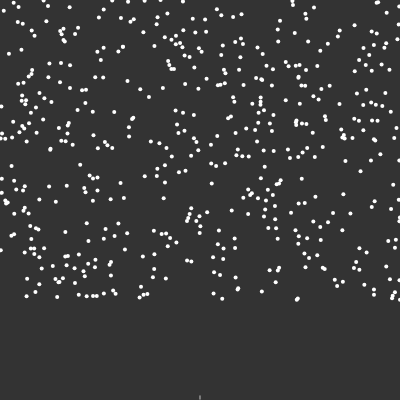
Frame 1 (no input)
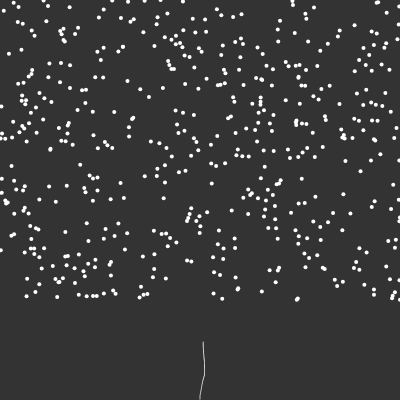
Frame 60 (no input)
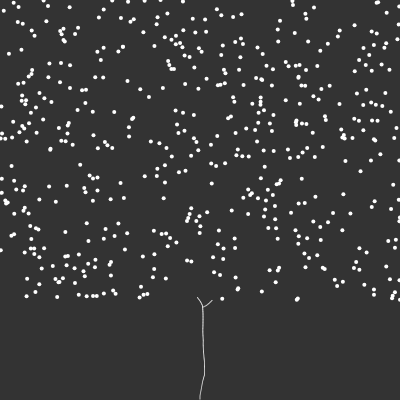
Frame 120 (the mouse pressed at the canvas centre since frame 60)

The p5.js sketch that drew these frames (run headless with seeded random() and noise() and a simulated clock; from frame 60 on, the mouse is pressed at the canvas centre):

// p5.js sketch
// ── sketch.js
var tree;
var maximumDistance = 100;
var minimumDistance = 10;

function setup() {
  createCanvas(400, 400);
  tree = new Tree();
}

function draw() {
  background(51);
  tree.show();
  tree.grow();
}

// ── branch.js
// A branch is a position that has a parent from which it springs
function Branch(parent, position, direction) {
  this.parent = parent;
  this.position = position;
  this.direction = direction;
  this.originalDirection = this.direction.copy();
  this.count = 0;
  this.length = 1;

  this.reset = function () {
    this.direction = this.originalDirection.copy();
    this.count = 0;
  };

  this.next = function () {
    var nextDirection = p5.Vector.mult(this.direction, this.length);
    var nextPosition = p5.Vector.add(this.position, nextDirection);
    var nextBranch = new Branch(this, nextPosition, this.direction.copy()); // Copy to copy vector when branches change direction
    return nextBranch;
  };

  this.show = function () {
    if (parent != null) {
      stroke(255);
      line(this.parent.x, this.parent.y, this.position.x, this.position.y);
    }
  };
}

// ── leaf.js
function Leaf() {
  this.position = createVector(random(width), random(height - 100));
  this.reached = false;

  this.show = function () {
    fill(255);
    noStroke();
    ellipse(this.position.x, this.position.y, 4, 4);
  };
}

// ── tree.js
// Constructor function for tree
function Tree() {
  this.leaves = [];
  this.branches = [];

  for (var i = 0; i < 500; i++) {
    this.leaves.push(new Leaf());
  }
  var position = createVector(width / 2, height);
  var direction = createVector(0, -1); // Point the branch upward
  var root = new Branch(null, position, direction); // root has no parent

  this.branches.push(root);

  var current = root;
  var found = false;
  while (!found) {
    for (var i = 0; i < this.leaves.length; i++) {
      var distance = p5.Vector.dist(current.position, this.leaves[i].position);
      if (distance < maximumDistance) {
        // If we have branch close enough to do algo
        found = true;
      }
    }
    if (!found) {
      var branch = current.next(); // Get next branch
      current = branch;
      this.branches.push(current);
    }
  }

  this.grow = function () {
    for (var i = 0; i < this.leaves.length; i++) {
      var leaf = this.leaves[i];

      var closestBranch = null;
      var record = 100000;

      // For every leaf, what is its closest branch?
      for (var j = 0; j < this.branches.length; j++) {
        var branch = this.branches[j];
        var distance = p5.Vector.dist(leaf.position, branch.position);

        if (distance < minimumDistance) {
          leaf.reached = true;
          closestBranch = null;
          break;
        } else if (distance > maximumDistance) {
          //   break;
        } else if (closestBranch == null || distance < record) {
          closestBranch = branch;
          record = distance;
        }
      }

      if (closestBranch != null) {
        var newDirection = p5.Vector.sub(leaf.position, closestBranch.position);
        newDirection.normalize(); // Can scale or play with this
        closestBranch.direction.add(newDirection);
        closestBranch.count++;
      }
    }

    // Delete leaves
    for (var i = this.leaves.length - 1; i >= 0; i--) {
      if (this.leaves[i].reached) {
        this.leaves.splice(i, 1);
      }
    }

    // What branches were attracted to what leaves
    for (var i = this.branches.length - 1; i >= 0; i--) {
      var branch = this.branches[i];
      if (branch.count > 0) {
        branch.direction.div(branch.count + 1);
        this.branches.push(branch.next());
      }
      branch.reset();
    }
  };

  this.show = function () {
    for (var i = 0; i < this.leaves.length; i++) {
      this.leaves[i].show();
    }

    for (var i = 0; i < this.branches.length; i++) {
      this.branches[i].show();
    }
  };
}
